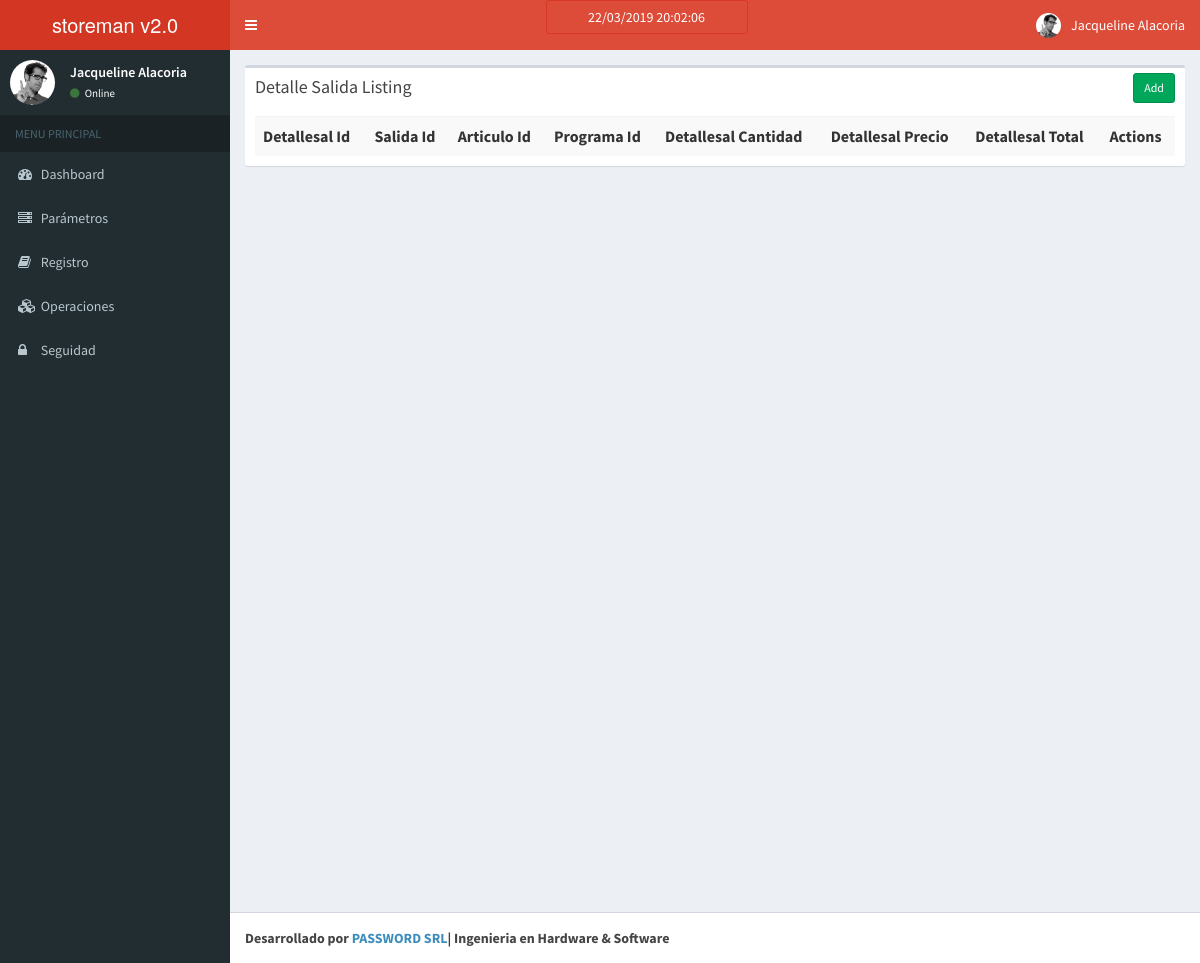
/index.php/detalle_salida, run on an earlier commit of the app's database.
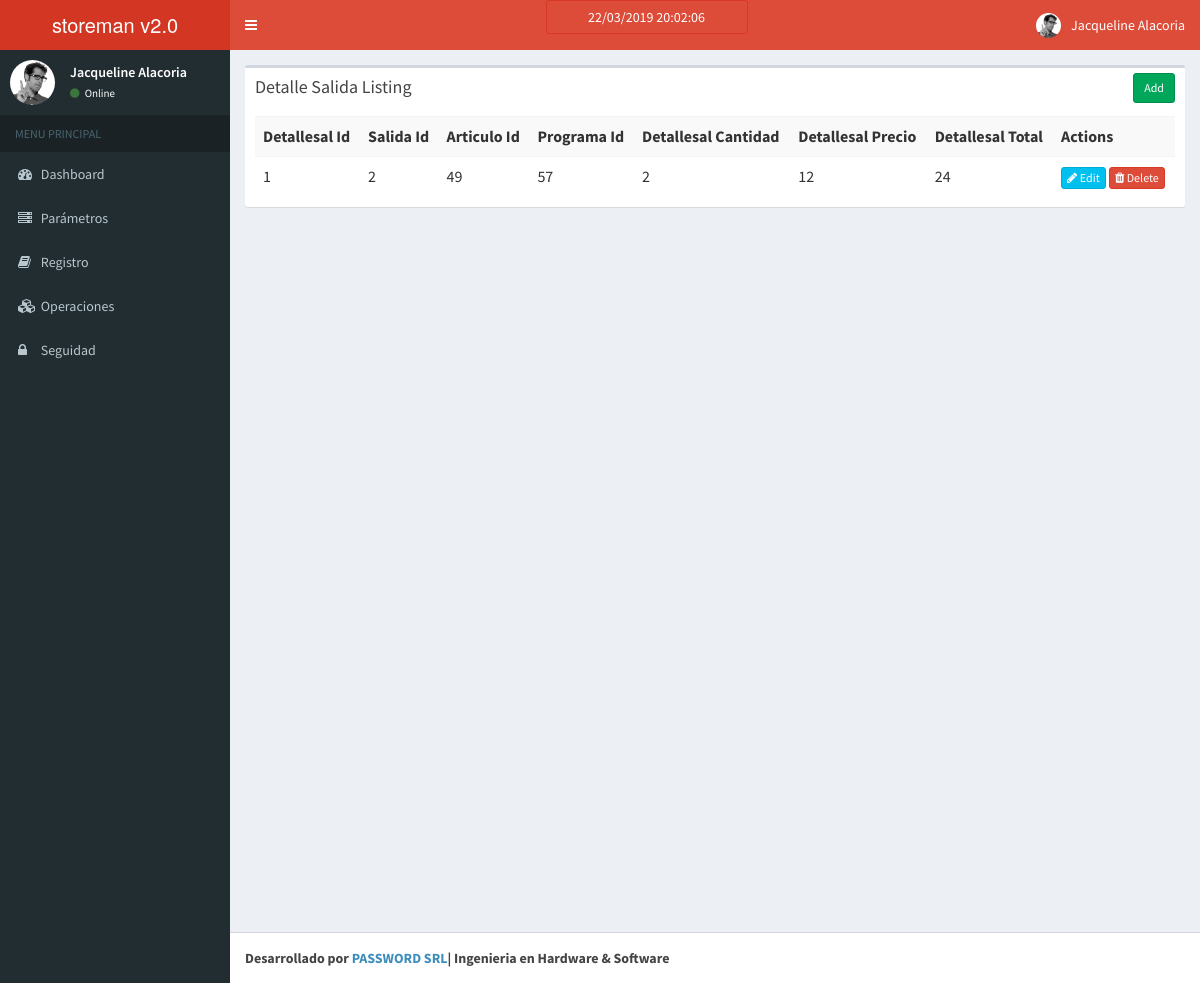
And on a later commit of the database.
### tables this page shows
CREATE TABLE `detalle_salida` (
  `detallesal_id` int(11) NOT NULL AUTO_INCREMENT,
  `salida_id` int(11) DEFAULT NULL,
  `articulo_id` int(11) DEFAULT NULL,
  `programa_id` int(11) DEFAULT NULL,
  `detallesal_cantidad` float DEFAULT NULL,
  `detallesal_precio` varchar(30) DEFAULT NULL,
  `detallesal_total` varchar(250) DEFAULT NULL,
  PRIMARY KEY (`detallesal_id`),
  UNIQUE KEY `detallesal_id` (`detallesal_id`),
  KEY `fk_detallesal_articulo` (`articulo_id`),
  KEY `fk_detallesal_programa` (`programa_id`),
  KEY `fk_detalle_salida` (`salida_id`),
  CONSTRAINT `fk_detalle_salida` FOREIGN KEY (`salida_id`) REFERENCES `salida` (`salida_id`),
  CONSTRAINT `fk_detallesal_articulo` FOREIGN KEY (`articulo_id`) REFERENCES `articulo` (`articulo_id`),
  CONSTRAINT `fk_detallesal_programa` FOREIGN KEY (`programa_id`) REFERENCES `programa` (`programa_id`)
);

### application/controllers/Detalle_salida.php (called while the page is built, shortened)
<?php
class Detalle_salida extends CI_Controller{
    function __construct()
    {
        $this->load->model('Detalle_salida_model');
    }
    function index()
    {
        $data['detalle_salida'] = $this->Detalle_salida_model->get_all_detalle_salida();
        $data['_view'] = 'detalle_salida/index';
        $this->load->view('layouts/main',$data);
    }
}

### index.php (called while the page is built, shortened)
<?php
require_once BASEPATH.'core/CodeIgniter.php';

### application/models/Detalle_salida_model.php (called while the page is built, shortened)
<?php
class Detalle_salida_model extends CI_Model
{
    function get_all_detalle_salida()
    {
        $detalle_salida = $this->db->query("
            SELECT
                *
            FROM
                `detalle_salida`
            WHERE
                1 = 1
            ORDER BY `detallesal_id`
        ")->result_array();
        return $detalle_salida;
    }
}

### application/views/detalle_salida/index.php (the view)
<div class="row">
    <div class="col-md-12">
        <div class="box">
            <div class="box-header">
                <h3 class="box-title">Detalle Salida Listing</h3>
            	<div class="box-tools">
                    <a href="<?php echo site_url('detalle_salida/add'); ?>" class="btn btn-success btn-sm">Add</a>
                </div>
            </div>
            <div class="box-body">
                <table class="table table-striped">
                    <tr>
						<th>Detallesal Id</th>
						<th>Salida Id</th>
						<th>Articulo Id</th>
						<th>Programa Id</th>
						<th>Detallesal Cantidad</th>
						<th>Detallesal Precio</th>
						<th>Detallesal Total</th>
						<th>Actions</th>
                    </tr>
                    <?php foreach($detalle_salida as $d){ ?>
                    <tr>
						<td><?php echo $d['detallesal_id']; ?></td>
						<td><?php echo $d['salida_id']; ?></td>
						<td><?php echo $d['articulo_id']; ?></td>
						<td><?php echo $d['programa_id']; ?></td>
						<td><?php echo $d['detallesal_cantidad']; ?></td>
						<td><?php echo $d['detallesal_precio']; ?></td>
						<td><?php echo $d['detallesal_total']; ?></td>
						<td>
                            <a href="<?php echo site_url('detalle_salida/edit/'.$d['detallesal_id']); ?>" class="btn btn-info btn-xs"><span class="fa fa-pencil"></span> Edit</a>
                            <a href="<?php echo site_url('detalle_salida/remove/'.$d['detallesal_id']); ?>" class="btn btn-danger btn-xs"><span class="fa fa-trash"></span> Delete</a>
                        </td>
                    </tr>
                    <?php } ?>
                </table>
            </div>
        </div>
    </div>
</div>

What changed in the data, as far as the page shows it:
added detalle_salida: detallesal_id "1", salida "2", articulo "49", programa "57", detallesal_cantidad "2", detallesal_precio "12", detallesal_total "24"
